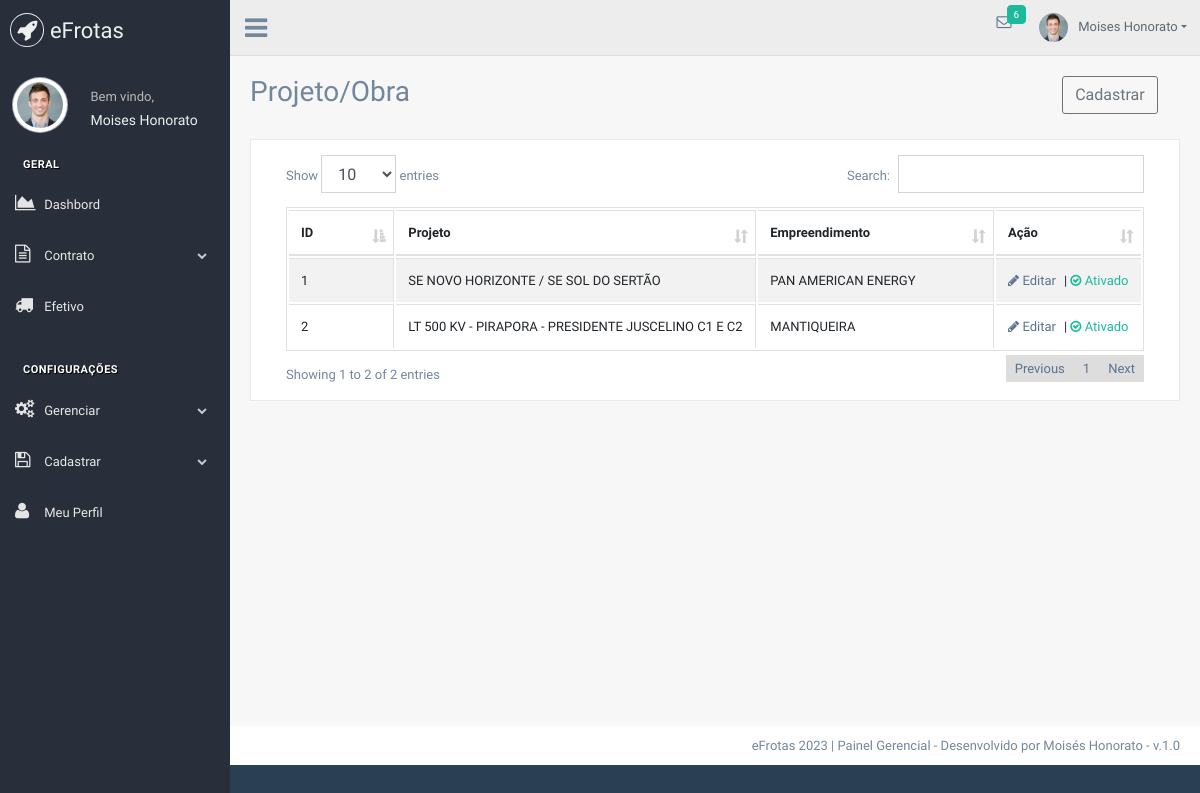
Screenshot of /projeto (signed in) with the database file from the repository.
### tables this page shows
CREATE TABLE IF NOT EXISTS `projeto` (
  `id_projeto` int NOT NULL AUTO_INCREMENT,
  `projeto` varchar(150) NOT NULL,
  `empreendimento` varchar(255) NOT NULL,
  `ativo` char(1) NOT NULL DEFAULT 'S',
  PRIMARY KEY (`id_projeto`)
);

### app/core/Controller.php (called while the page is built, shortened)
<?php
class Controller
{
    public function load($viewName, $viewData = array())
    {
        extract($viewData);
        include "app/views/" . $viewName . ".php";
    }
}

### app/controllers/ProjetoController.php (called while the page is built, shortened)
<?php
class ProjetoController extends Controller
{
   private $tabela = "projeto";
   public function index()
   {
      $dados['lista']      = Service::lista($this->tabela);
      $dados['view']       = 'Projeto/Index';
      $dados['page']       = 'Projeto';
      $this->load('template', $dados);
   }
}

### app/core/Core.php (called while the page is built, shortened)
<?php
class Core{
    private $controller;
    private $metodo;
    private $parametros = array();
    public function run(){
       try {
           $c = new $controllerCorrente;
           call_user_func_array(array($c, $this->getMetodo()), $this->getParametros());
       } catch (ArgumentCountError $e) {
           throw new Exception("Erro na linha: " . $e->getLine() ." do arquivo " . $e->getFile() ." <br> O número de argumentos passados não corresponde ao esperado <br><br>" );
       }
    }
    public function verificaUri(){
        $url =explode("index.php", $_SERVER["PHP_SELF"]);
        $url = end($url);
        if($url!=""){
            $url = explode('/', $url);
            array_shift($url);
            $this->controller = ucfirst($url[0]) ."Controller";
            array_shift($url);
            if(isset($url[0])){
                $this->metodo = $url[0];
                array_shift($url);
            }else{
                $this->metodo = METODO_PADRAO;
            }
        }else{
            $this->controller = ucfirst(CONTROLLER_PADRAO) ."Controller";
            $this->metodo = METODO_PADRAO;
        }
    }
    public function getMetodo() {
        if(method_exists(NAMESPACE_CONTROLLER .$this->controller, $this->metodo)){
            return $this->metodo;
        }else{
            throw new Exception("Método não encontrado",500);
        }
    }
    public function getParametros() {
        return $this->parametros;
    }
}

### index.php (called while the page is built, shortened)
<?php
require_once 'app/core/Core.php';
try {
    $core = new Core;
    $core->run();
} catch (Exception $e) {
    $erro = new Excecao($e);
    $erro->mostrar();
} catch (Error  $e) {
    $erro = new Excecao($e);
    $erro->mostrar();
}

### app/core/Model.php (called while the page is built, shortened)
<?php
abstract class Model
{
    protected $tabela;
    public function __construct()
    {
        $this->db = Conexao::getConexao();
    }
    function all($conn, $tabela = null)
    {
        $tabela = ($tabela) ? $tabela : $this->tabela;
        try {
            $sql = "SELECT * FROM " . $tabela;
            $stmt = $conn->query($sql);
            return $stmt->fetchAll(\PDO::FETCH_OBJ);
        } catch (\PDOException $e) {
            throw new \Exception($e->getMessage());
        }
    }
}

### app/models/dao/Dao.php (called while the page is built, shortened)
<?php
class Dao extends Model
{
    public function lista($tabela)
    {
        return $this->all($this->db, $tabela);
    }
}

### app/models/service/Service.php (called while the page is built, shortened)
<?php
class Service{
    public static function lista($tabela){
        $dao = new Dao();
        return $dao->lista($tabela);
    }
}

### app/core/Conexao.php (called while the page is built, shortened)
<?php
class Conexao{
    private static $conexao = null;
    public static function getConexao(){
        try{
            if(!self::$conexao){
                self::$conexao = new \PDO("mysql:dbname=".BANCO.";host=".SERVIDOR,USUARIO,SENHA);
                self::$conexao->setAttribute(\PDO::ATTR_ERRMODE, \PDO::ERRMODE_EXCEPTION);
                self::$conexao->exec("SET NAMES " . CHARSET);
            }
            return self::$conexao;
        }catch (PDOException $e){
            throw new Exception("Erro ao tentar conectar com o banco");
        }
    }
}

### app/views/Projeto/Index.php (the view, shortened to what this page needs)
<div class="page-title">
    <div class="title_left">
        <h3> Projeto/Obra </h3>
    </div>
    <div class="title_right">
        <div class="col-md-3 col-sm-3 col-xs-12 pull-right">
            <div class="input-group">
                <a href="<?php echo URL_BASE . 'projeto/create'; ?>" class="btn btn-outline-secondary" role="button" data-bs-toggle="modal" data-bs-target="#staticBackdrop"> Cadastrar</a>
            </div>
        </div>
    </div>
</div>
<div class="clearfix"></div>
<div class="row">
    <div class="col-md-12 col-sm-12 ">
        <div class="x_panel">
            <div class="x_content">
                <div class="row">
                    <div class="col-sm-12">
                        <div class="card-box table-responsive">
                            <table id="datatable" class="table table-striped table-bordered dt-responsive nowrap" style="width:100%">
                                <thead>
                                    <tr>
                                        <th class="col-2">ID</th>
                                        <th class="col-4">Projeto</th>
                                        <th class="col-4">Empreendimento</th>
                                        <th class="col-2">Ação</th>
                                    </tr>
                                </thead>
                                <tbody>
                                    <?php foreach ($lista as $lista) {
                                        if ($lista->ativo == 'S') :
                                            $ativar = 'Ativado';
                                            $icon   = 'fa fa-check-circle-o';
                                            $cor  = 'green';
                                        else :
                                            $ativar = 'Desativado';
                                            $icon   = 'fa fa-ban';
                                            $cor  = '';
                                        endif;
                                    ?>
                                        <tr>
                                            <td><?php echo $lista->id_projeto; ?></td>
                                            <td><?php echo $lista->projeto; ?></td>
                                            <td><?php echo $lista->empreendimento; ?></td>
                                            <td align="">
                                                <a href="<?php echo URL_BASE . 'projeto/edit/' . $lista->id_projeto; ?>" class="mr-2"><i class=""><i class="fa fa-pencil"></i></i> Editar</a>|
                                                <a href="<?php echo URL_BASE . 'projeto/ativar/' . $lista->id_projeto; ?>" class="<?php echo  $cor; ?>">
                                                    <i class="<?php echo $icon; ?>"></i>
                                                    <?php echo $ativar; ?>
                                                </a>
                                            </td>
                                        </tr>
                                    <?php } ?>
                                </tbody>
                            </table>
                        </div>
                    </div>
                </div>
            </div>
        </div>
    </div>
</div>

### assets/css/estilo.css (style rules this page uses)
html, body { background-size: cover; background-repeat: no-repeat; height: 100%; font-family: 'Numans', sans-serif; }

### rows the page displays
projeto: id_projeto "1", projeto "SE NOVO HORIZONTE / SE SOL DO SERTÃO", empreendimento "PAN AMERICAN ENERGY", ativo "Ativado"
projeto: id_projeto "2", projeto "LT 500 KV - PIRAPORA - PRESIDENTE JUSCELINO C1 E C2", empreendimento "MANTIQUEIRA", ativo "Ativado"

### other values shown
array_shift($nome) "Moises"
array_pop($nome) "Honorato"
$_SESSION[SESSION_LOGIN]->nome "Moises Honorato"
